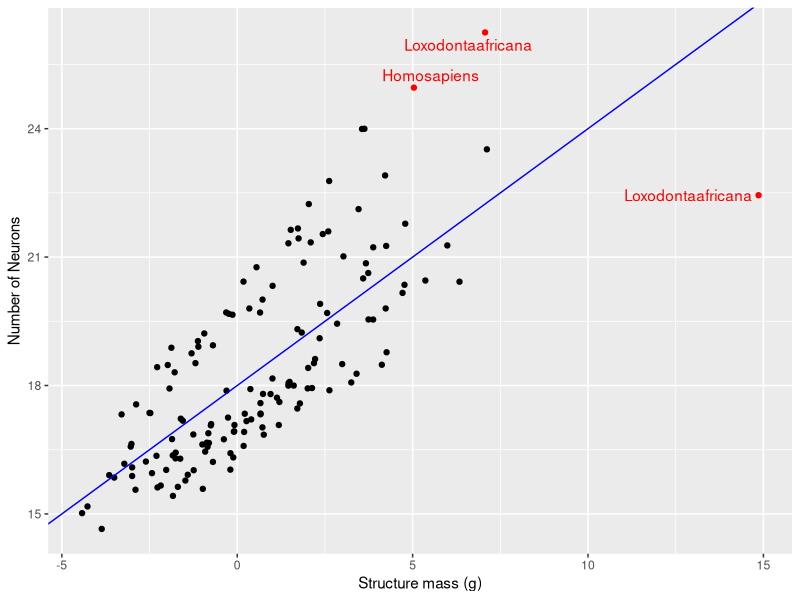
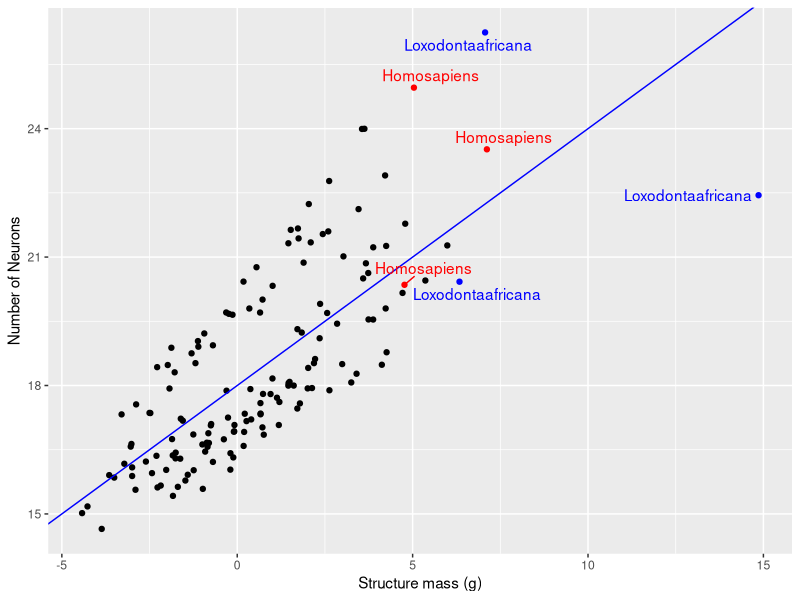
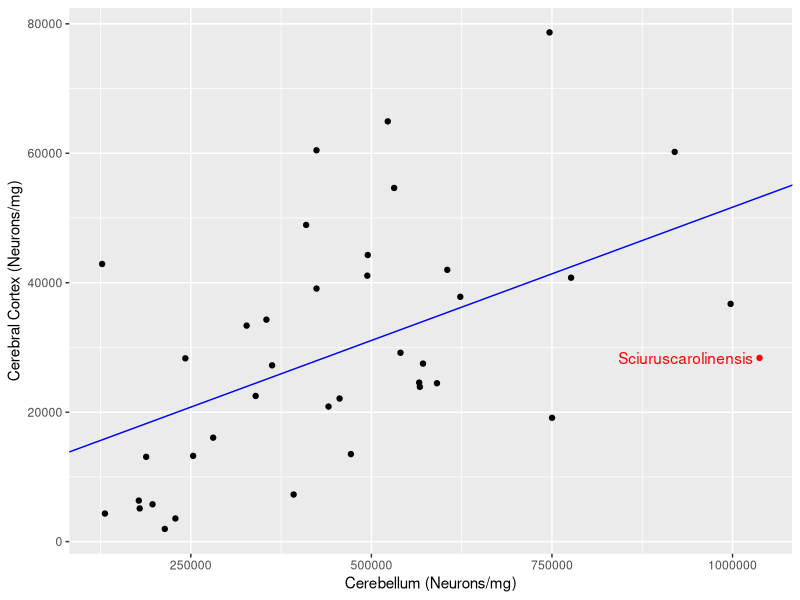
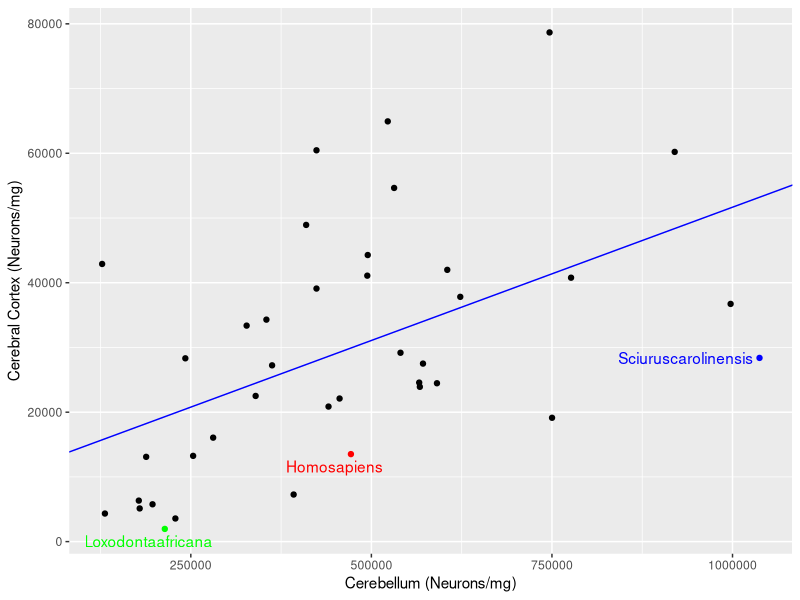

The R script that drew these images, in order:
## ---- chunk 1
knitr::opts_chunk$set(echo = TRUE)
library(ggplot2)
library(magrittr)
library(gdata)
library(ggrepel)

## ---- chunk 2
#load data

hh <- read.csv("../data/cleaned/herculano-houtzel-all.csv")

#Separating different brain areas

cerebellum_dat <- hh[which(hh$Brain_area == 'cerebellum'),]
cerebral_ctx_dat <- hh[which(hh$Brain_area == 'cerebral_ctx'), ]
olf_bulb_dat <- hh[which(hh$Brain_area == 'olf_bulb'), ]
whole_brain_dat <- hh[which(hh$Brain_area == 'whole_brain'), ]
rest_of_brain_dat <- hh[which(hh$Brain_area == 'rest_of_brain'), ]

## ---- chunk 3

#define reg_func for abline

reg_func <- lm(log(N_neurons) ~ log(Mass_g), data = hh)
coeff = coefficients(reg_func)
slp = round(coeff[2],1)
inp = round(coeff[1],1)

#equation of the regression line

eq = paste0("y = ", slp, "*x + ", inp)
## ---- chunk 4

#define x and y axis variables

wt <- log(hh$Mass_g)
neur <- log(hh$N_neurons)

#Define the upper and lower limit of outliers for x- and y-axes

##Defining Q1, Q3, upperlimit, and lowerlimit of x-axis (Mass(g))

Quart_for_wt <- quantile(wt)

Q3_for_wt <- Quart_for_wt[4]
Q1_for_wt <- Quart_for_wt[2]

upperlimit_for_wt <- Q3_for_wt + 1.5*IQR(wt)
lowerlimit_for_wt <- Q1_for_wt - 1.5*IQR(wt)

#Defining Q1, Q3, upperlimit, and lowerlimit of x-axis (Mass(g))

Quart_for_neur <- quantile(neur)

Q3_for_neur <- Quart_for_neur[4]
Q1_for_neur <- Quart_for_neur[2]

upperlimit_for_neur <- Q3_for_neur + 1.5*IQR(neur)
lowerlimit_for_neur <- Q1_for_neur - 1.5*IQR(neur)

#Plot the data with outliers

hh %>%
    ggplot() +
    aes(x = wt, y = neur) +
    labs(x = "Structure mass (g)", y = "Number of Neurons") +
    geom_point(col = ifelse((wt > upperlimit_for_wt | neur> upperlimit_for_neur | wt < lowerlimit_for_wt |
                            neur < lowerlimit_for_neur), "red", "black")) +
    geom_abline(intercept = inp, slope = slp, color = "blue", size = 0.5) +
    geom_text_repel(aes(label = ifelse((wt > upperlimit_for_wt | neur> upperlimit_for_neur | wt < lowerlimit_for_wt |
                                        neur < lowerlimit_for_neur), paste0(Species), "")), col = "red")

## ---- chunk 5

centerText(eq)

## ---- chunk 6
#plot same data with 'homosapiens' and 'loxodontaafricans' labelled

hh %>%
    ggplot() +
    aes(x = wt, y = neur) +
    labs(x = "Structure mass (g)", y = "Number of Neurons") +
    geom_point(col = ifelse(hh$Species == "Homosapiens", "red",
                            (ifelse(hh$Species == "Loxodontaafricana", "blue", "black")))) +
    geom_abline(intercept = inp, slope = slp, color = "blue", size = 0.5) +
    geom_text_repel(aes(label = ifelse(hh$Species == "Homosapiens", paste0(Species),
                                (ifelse(hh$Species == "Loxodontaafricana", paste0(Species), "")))),
                                      col = ifelse(hh$Species == "Homosapiens", "red",
                                            (ifelse(hh$Species == "Loxodontaafricana", "blue", "black"))))

## ---- chunk 7

#define a new dataset for this plot

cerebellum_neurons_permg <- data.frame(cerebellum_dat$Species, cerebellum_dat$Neurons_per_mg)
cerebral_ctx_neurons_permg <- data.frame(cerebral_ctx_dat$Species, cerebral_ctx_dat$Neurons_per_mg)
cerebellum_neurons_permg <- cerebellum_neurons_permg[-15, ]

Neurons_per_mg_of_two <- data.frame(cerebral_ctx_neurons_permg, cerebellum_neurons_permg$cerebellum_dat.Neurons_per_mg)
names(Neurons_per_mg_of_two) <- c("Species", "cerebral_ctx1", "cerebellum1")

#Creating slope and intercept

reg_func1 <- lm(cerebral_ctx1 ~ cerebellum1, data = Neurons_per_mg_of_two)
coeff1 = coefficients(reg_func1)
slp1 = coeff1[2]
inp1 = coeff1[1]

#Define the upper and lower limit of outliers for x- and y-axes

##Defining Q1, Q3, upperlimit, and lowerlimit of x-axis (cerebellum)

Quart_for_cerebellum1 <- quantile(Neurons_per_mg_of_two$cerebellum1)

Q3_for_cerebellum1 <- Quart_for_cerebellum1[4]
Q1_for_cerebellum1 <- Quart_for_cerebellum1[2]

upperlimit_for_cerebellum1 <- Q3_for_cerebellum1 + 1.5*IQR(Neurons_per_mg_of_two$cerebellum1)
lowerlimit_for_cerebellum1 <- Q1_for_cerebellum1 - 1.5*IQR(Neurons_per_mg_of_two$cerebellum1)

#Defining Q1, Q3, upperlimit, and lowerlimit of x-axis (cerebral cortex)

Quart_for_cerebral_ctx1 <- quantile(Neurons_per_mg_of_two$cerebral_ctx1)

Q3_for_cerebral_ctx1 <- Quart_for_cerebral_ctx1[4]
Q1_for_cerebral_ctx1 <- Quart_for_cerebral_ctx1[2]

upperlimit_for_cerebral_ctx1 <- Q3_for_cerebral_ctx1 + 1.5*IQR(Neurons_per_mg_of_two$cerebral_ctx1)
lowerlimit_for_cerebral_ctx1 <- Q1_for_cerebral_ctx1 - 1.5*IQR(Neurons_per_mg_of_two$cerebral_ctx1)

#Plot the data with outliers

Neurons_per_mg_of_two %>%
    ggplot() +
    aes(x = Neurons_per_mg_of_two$cerebellum1, y = Neurons_per_mg_of_two$cerebral_ctx1) +
    labs(x = "Cerebellum (Neurons/mg)", y = "Cerebral Cortex (Neurons/mg)") +
    geom_point(col = ifelse((Neurons_per_mg_of_two$cerebellum1 > upperlimit_for_cerebellum1 |
                            Neurons_per_mg_of_two$cerebral_ctx1> upperlimit_for_cerebral_ctx1),
                            "red", "black")) +
    geom_abline(intercept = inp1, slope = slp1, color = "blue", size = 0.5) +
    geom_text_repel(aes(label = ifelse((Neurons_per_mg_of_two$cerebellum1 > upperlimit_for_cerebellum1 |
                                        Neurons_per_mg_of_two$cerebral_ctx1 > upperlimit_for_cerebral_ctx1 |
                                        Neurons_per_mg_of_two$cerebellum1 < lowerlimit_for_cerebellum1 |
                                        Neurons_per_mg_of_two$cerebral_ctx1 < lowerlimit_for_cerebral_ctx1),
                                        paste0(Species), "")), col = "red")

## ---- chunk 8

#plot same data with only 'homosapiens', 'loxodontaafricans', and 'Sciuruscarolinensis' labelled

Neurons_per_mg_of_two %>%
    ggplot() +
    aes(x = Neurons_per_mg_of_two$cerebellum1, y = Neurons_per_mg_of_two$cerebral_ctx1) +
    labs(x = "Cerebellum (Neurons/mg)", y = "Cerebral Cortex (Neurons/mg)") +
    geom_point(col = ifelse(Neurons_per_mg_of_two$Species == "Homosapiens", "red",
                            (ifelse(Neurons_per_mg_of_two$Species == "Sciuruscarolinensis", "blue",
                            (ifelse(Neurons_per_mg_of_two$Species == "Loxodontaafricana", "green", "black")))))) +
    geom_abline(intercept = inp1, slope = slp1, color = "blue", size = 0.5) +
    geom_text_repel(aes(label = ifelse(Neurons_per_mg_of_two$Species == "Homosapiens", paste0(Species),
                                (ifelse(Neurons_per_mg_of_two$Species == "Sciuruscarolinensis", paste0(Species),
                                (ifelse(Neurons_per_mg_of_two$Species == "Loxodontaafricana", paste0(Species), "")))))),
                                  col = ifelse(Neurons_per_mg_of_two$Species == "Homosapiens", "red",
                                        (ifelse(Neurons_per_mg_of_two$Species == "Sciuruscarolinensis", "blue",
                                        (ifelse(Neurons_per_mg_of_two$Species == "Loxodontaafricana", "green", "black"))))))
